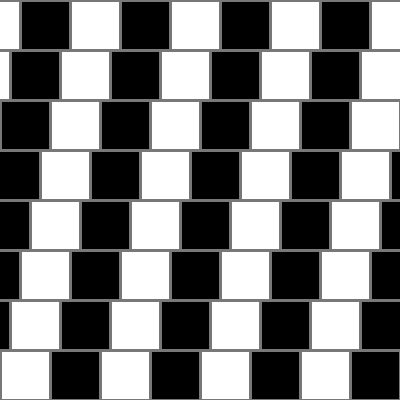
Frame 1 (no input)
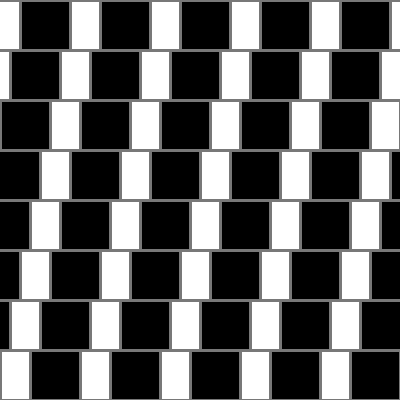
Frame 60 (the mouse pressed at the canvas centre just before this capture)
Frame 120 (the mouse held since frame 60 and released just before this capture): identical to frame 60, image omitted

The Processing sketch that drew these frames (run headless with seeded random() and noise(); from frame 60 on, the mouse is pressed at the canvas centre):

// Processing sketch: ilusion_02
// ── ilusion_02.pde
int tam = 50;
int cantColumnas = 10;
int cantFilas = 8;
int desfasaje = 30;

void setup(){
  size(400,400);
  stroke(120);
  strokeWeight(3);
}

void draw(){
  /*
  for(int i = 0; i<cantColumnas; i+=2){
    fill(255);
    rect(i * tam,0,tam,tam);//i=0 -> 0,0 --- i=2 -> 100,0
    fill(0);
    rect(i * tam + tam,0,tam,tam);//i=0 -> 50,0 --- i=2 -> 200,0
  }
  */
  
  for(int f = 0; f<cantFilas; f+=1){
    for(int c = 0; c<cantColumnas; c+=1){
      if(c%2 == 0){
        fill(255);
      }else{
        fill(0);
      }
      rect(c * tam - desfasaje, f * tam, tam, tam);
    }
    desfasaje += 10;
  }
}
